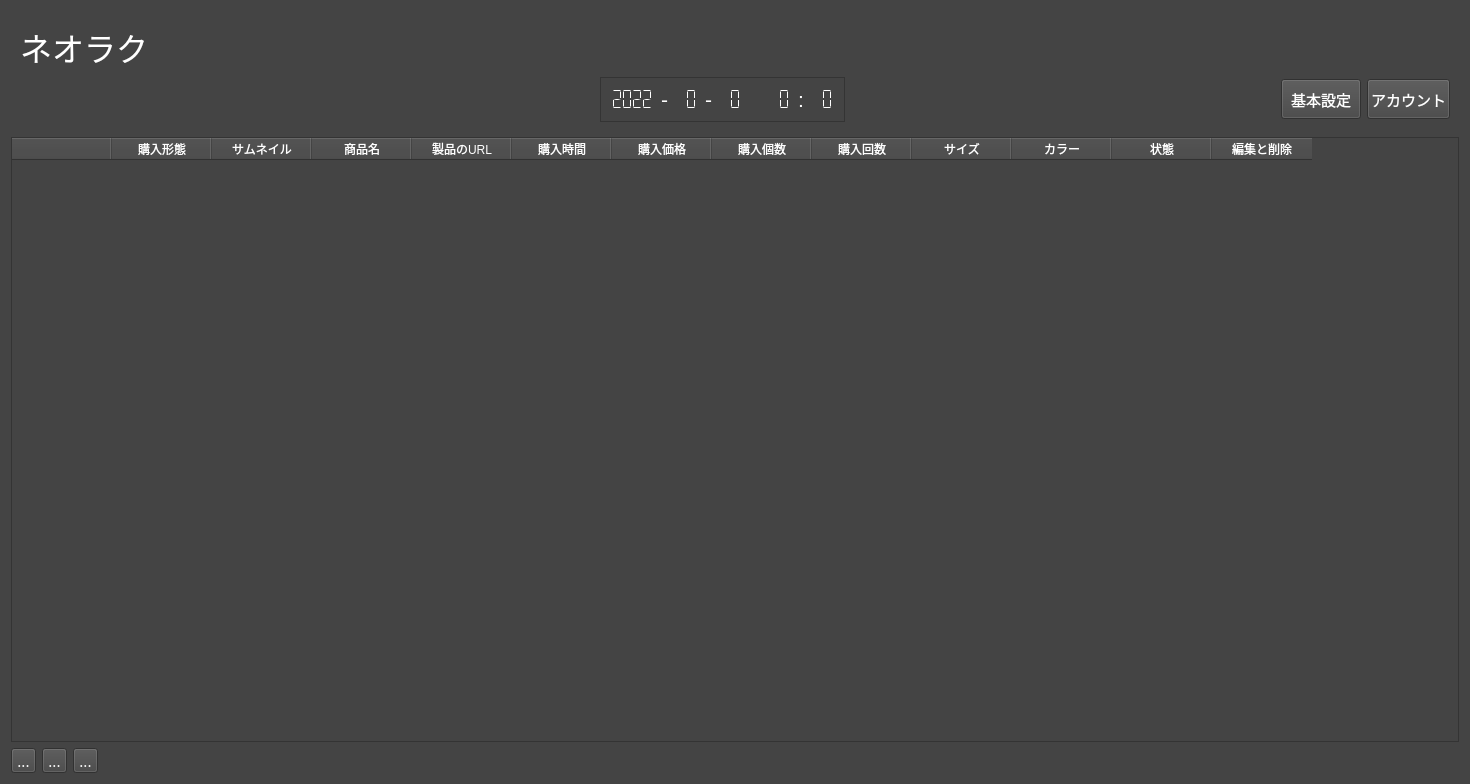
<?xml version="1.0" encoding="UTF-8"?>
<ui version="4.0">
 <class>Form</class>
 <widget class="QWidget" name="Form">
  <property name="geometry">
   <rect>
    <x>0</x>
    <y>0</y>
    <width>1470</width>
    <height>784</height>
   </rect>
  </property>
  <property name="font">
   <font>
    <family>Javanese Text</family>
    <pointsize>11</pointsize>
    <weight>50</weight>
    <italic>false</italic>
    <bold>false</bold>
   </font>
  </property>
  <property name="windowTitle">
   <string>ネオラク</string>
  </property>
  <property name="styleSheet">
   <string notr="true">background-color: rgb(68, 68, 68);
color: rgb(255, 255, 255);
font: 11pt &quot;Javanese Text&quot;;</string>
  </property>
  <layout class="QVBoxLayout" name="verticalLayout_2">
   <item>
    <widget class="QWidget" name="widget" native="true">
     <property name="minimumSize">
      <size>
       <width>0</width>
       <height>120</height>
      </size>
     </property>
     <property name="maximumSize">
      <size>
       <width>16777215</width>
       <height>120</height>
      </size>
     </property>
     <layout class="QVBoxLayout" name="verticalLayout">
      <item>
       <spacer name="verticalSpacer">
        <property name="orientation">
         <enum>Qt::Vertical</enum>
        </property>
        <property name="sizeHint" stdset="0">
         <size>
          <width>20</width>
          <height>40</height>
         </size>
        </property>
       </spacer>
      </item>
      <item>
       <widget class="QLabel" name="label">
        <property name="font">
         <font>
          <family>Javanese Text</family>
          <pointsize>24</pointsize>
          <weight>50</weight>
          <italic>false</italic>
          <bold>false</bold>
         </font>
        </property>
        <property name="styleSheet">
         <string notr="true">font: 24pt &quot;Javanese Text&quot;;</string>
        </property>
        <property name="text">
         <string>ネオラク</string>
        </property>
       </widget>
      </item>
      <item>
       <layout class="QHBoxLayout" name="horizontalLayout">
        <item>
         <spacer name="horizontalSpacer_4">
          <property name="orientation">
           <enum>Qt::Horizontal</enum>
          </property>
          <property name="sizeType">
           <enum>QSizePolicy::Fixed</enum>
          </property>
          <property name="sizeHint" stdset="0">
           <size>
            <width>150</width>
            <height>20</height>
           </size>
          </property>
         </spacer>
        </item>
        <item>
         <spacer name="horizontalSpacer">
          <property name="orientation">
           <enum>Qt::Horizontal</enum>
          </property>
          <property name="sizeHint" stdset="0">
           <size>
            <width>40</width>
            <height>20</height>
           </size>
          </property>
         </spacer>
        </item>
        <item>
         <widget class="QFrame" name="frame">
          <property name="minimumSize">
           <size>
            <width>60</width>
            <height>0</height>
           </size>
          </property>
          <property name="frameShape">
           <enum>QFrame::StyledPanel</enum>
          </property>
          <property name="frameShadow">
           <enum>QFrame::Sunken</enum>
          </property>
          <layout class="QHBoxLayout" name="horizontalLayout_3">
           <item>
            <widget class="QLCDNumber" name="lcdNumber_year">
             <property name="maximumSize">
              <size>
               <width>45</width>
               <height>16777215</height>
              </size>
             </property>
             <property name="font">
              <font>
               <family>Javanese Text</family>
               <pointsize>11</pointsize>
               <weight>50</weight>
               <italic>false</italic>
               <bold>false</bold>
              </font>
             </property>
             <property name="frameShape">
              <enum>QFrame::NoFrame</enum>
             </property>
             <property name="digitCount">
              <number>4</number>
             </property>
             <property name="segmentStyle">
              <enum>QLCDNumber::Flat</enum>
             </property>
             <property name="intValue" stdset="0">
              <number>2022</number>
             </property>
            </widget>
           </item>
           <item>
            <widget class="QLabel" name="label_3">
             <property name="font">
              <font>
               <family>MS Shell Dlg 2</family>
               <pointsize>16</pointsize>
               <weight>9</weight>
               <italic>false</italic>
               <bold>false</bold>
              </font>
             </property>
             <property name="styleSheet">
              <string notr="true">font: 75 16pt &quot;MS Shell Dlg 2&quot;;</string>
             </property>
             <property name="frameShape">
              <enum>QFrame::NoFrame</enum>
             </property>
             <property name="text">
              <string>-</string>
             </property>
            </widget>
           </item>
           <item>
            <widget class="QLCDNumber" name="lcdNumber_month">
             <property name="maximumSize">
              <size>
               <width>25</width>
               <height>16777215</height>
              </size>
             </property>
             <property name="font">
              <font>
               <family>Javanese Text</family>
               <pointsize>11</pointsize>
               <weight>50</weight>
               <italic>false</italic>
               <bold>false</bold>
              </font>
             </property>
             <property name="frameShape">
              <enum>QFrame::NoFrame</enum>
             </property>
             <property name="digitCount">
              <number>2</number>
             </property>
             <property name="segmentStyle">
              <enum>QLCDNumber::Flat</enum>
             </property>
             <property name="intValue" stdset="0">
              <number>0</number>
             </property>
            </widget>
           </item>
           <item>
            <widget class="QLabel" name="label_4">
             <property name="font">
              <font>
               <family>MS Shell Dlg 2</family>
               <pointsize>16</pointsize>
               <weight>9</weight>
               <italic>false</italic>
               <bold>false</bold>
              </font>
             </property>
             <property name="styleSheet">
              <string notr="true">font: 75 16pt &quot;MS Shell Dlg 2&quot;;</string>
             </property>
             <property name="frameShape">
              <enum>QFrame::NoFrame</enum>
             </property>
             <property name="text">
              <string>-</string>
             </property>
            </widget>
           </item>
           <item>
            <widget class="QLCDNumber" name="lcdNumber_day">
             <property name="maximumSize">
              <size>
               <width>25</width>
               <height>16777215</height>
              </size>
             </property>
             <property name="font">
              <font>
               <family>Javanese Text</family>
               <pointsize>11</pointsize>
               <weight>50</weight>
               <italic>false</italic>
               <bold>false</bold>
              </font>
             </property>
             <property name="frameShape">
              <enum>QFrame::NoFrame</enum>
             </property>
             <property name="digitCount">
              <number>2</number>
             </property>
             <property name="segmentStyle">
              <enum>QLCDNumber::Flat</enum>
             </property>
             <property name="intValue" stdset="0">
              <number>0</number>
             </property>
            </widget>
           </item>
           <item>
            <widget class="QLabel" name="label_5">
             <property name="font">
              <font>
               <family>MS Shell Dlg 2</family>
               <pointsize>16</pointsize>
               <weight>9</weight>
               <italic>false</italic>
               <bold>false</bold>
              </font>
             </property>
             <property name="styleSheet">
              <string notr="true">font: 75 16pt &quot;MS Shell Dlg 2&quot;;</string>
             </property>
             <property name="frameShape">
              <enum>QFrame::NoFrame</enum>
             </property>
             <property name="text">
              <string/>
             </property>
            </widget>
           </item>
           <item>
            <widget class="QLCDNumber" name="lcdNumber_hour">
             <property name="maximumSize">
              <size>
               <width>25</width>
               <height>16777215</height>
              </size>
             </property>
             <property name="font">
              <font>
               <family>Javanese Text</family>
               <pointsize>11</pointsize>
               <weight>50</weight>
               <italic>false</italic>
               <bold>false</bold>
              </font>
             </property>
             <property name="frameShape">
              <enum>QFrame::NoFrame</enum>
             </property>
             <property name="digitCount">
              <number>2</number>
             </property>
             <property name="segmentStyle">
              <enum>QLCDNumber::Flat</enum>
             </property>
             <property name="intValue" stdset="0">
              <number>0</number>
             </property>
            </widget>
           </item>
           <item>
            <widget class="QLabel" name="label_2">
             <property name="font">
              <font>
               <family>MS Shell Dlg 2</family>
               <pointsize>16</pointsize>
               <weight>9</weight>
               <italic>false</italic>
               <bold>false</bold>
              </font>
             </property>
             <property name="styleSheet">
              <string notr="true">font: 75 16pt &quot;MS Shell Dlg 2&quot;;</string>
             </property>
             <property name="frameShape">
              <enum>QFrame::NoFrame</enum>
             </property>
             <property name="text">
              <string>:</string>
             </property>
            </widget>
           </item>
           <item>
            <widget class="QLCDNumber" name="lcdNumber_minute">
             <property name="maximumSize">
              <size>
               <width>25</width>
               <height>16777215</height>
              </size>
             </property>
             <property name="font">
              <font>
               <family>Javanese Text</family>
               <pointsize>11</pointsize>
               <weight>50</weight>
               <italic>false</italic>
               <bold>false</bold>
              </font>
             </property>
             <property name="frameShape">
              <enum>QFrame::NoFrame</enum>
             </property>
             <property name="digitCount">
              <number>2</number>
             </property>
             <property name="segmentStyle">
              <enum>QLCDNumber::Flat</enum>
             </property>
             <property name="value" stdset="0">
              <double>0.000000000000000</double>
             </property>
            </widget>
           </item>
          </layout>
         </widget>
        </item>
        <item>
         <spacer name="horizontalSpacer_3">
          <property name="orientation">
           <enum>Qt::Horizontal</enum>
          </property>
          <property name="sizeHint" stdset="0">
           <size>
            <width>40</width>
            <height>20</height>
           </size>
          </property>
         </spacer>
        </item>
        <item>
         <widget class="QPushButton" name="settingButton">
          <property name="minimumSize">
           <size>
            <width>0</width>
            <height>40</height>
           </size>
          </property>
          <property name="maximumSize">
           <size>
            <width>16777215</width>
            <height>40</height>
           </size>
          </property>
          <property name="font">
           <font>
            <family>Javanese Text</family>
            <pointsize>11</pointsize>
            <weight>50</weight>
            <italic>false</italic>
            <bold>false</bold>
           </font>
          </property>
          <property name="cursor">
           <cursorShape>PointingHandCursor</cursorShape>
          </property>
          <property name="text">
           <string>基本設定</string>
          </property>
         </widget>
        </item>
        <item>
         <widget class="QPushButton" name="accountButton">
          <property name="minimumSize">
           <size>
            <width>0</width>
            <height>40</height>
           </size>
          </property>
          <property name="maximumSize">
           <size>
            <width>16777215</width>
            <height>40</height>
           </size>
          </property>
          <property name="cursor">
           <cursorShape>PointingHandCursor</cursorShape>
          </property>
          <property name="text">
           <string>アカウント</string>
          </property>
         </widget>
        </item>
       </layout>
      </item>
     </layout>
    </widget>
   </item>
   <item>
    <widget class="QTableWidget" name="tableWidget">
     <property name="styleSheet">
      <string notr="true"/>
     </property>
     <property name="editTriggers">
      <set>QAbstractItemView::NoEditTriggers</set>
     </property>
     <property name="alternatingRowColors">
      <bool>true</bool>
     </property>
     <property name="selectionMode">
      <enum>QAbstractItemView::NoSelection</enum>
     </property>
     <property name="selectionBehavior">
      <enum>QAbstractItemView::SelectItems</enum>
     </property>
     <column>
      <property name="text">
       <string/>
      </property>
     </column>
     <column>
      <property name="text">
       <string>購入形態</string>
      </property>
     </column>
     <column>
      <property name="text">
       <string>サムネイル</string>
      </property>
     </column>
     <column>
      <property name="text">
       <string>商品名</string>
      </property>
     </column>
     <column>
      <property name="text">
       <string>製品のURL</string>
      </property>
     </column>
     <column>
      <property name="text">
       <string>購入時間</string>
      </property>
     </column>
     <column>
      <property name="text">
       <string>購入価格</string>
      </property>
     </column>
     <column>
      <property name="text">
       <string>購入個数</string>
      </property>
     </column>
     <column>
      <property name="text">
       <string>購入回数</string>
      </property>
     </column>
     <column>
      <property name="text">
       <string>サイズ</string>
      </property>
     </column>
     <column>
      <property name="text">
       <string>カラー</string>
      </property>
     </column>
     <column>
      <property name="text">
       <string>状態</string>
      </property>
     </column>
     <column>
      <property name="text">
       <string>編集と削除</string>
      </property>
     </column>
    </widget>
   </item>
   <item>
    <layout class="QHBoxLayout" name="horizontalLayout_2">
     <item>
      <widget class="QToolButton" name="toolButton">
       <property name="sizePolicy">
        <sizepolicy hsizetype="Fixed" vsizetype="Fixed">
         <horstretch>25</horstretch>
         <verstretch>25</verstretch>
        </sizepolicy>
       </property>
       <property name="minimumSize">
        <size>
         <width>25</width>
         <height>25</height>
        </size>
       </property>
       <property name="maximumSize">
        <size>
         <width>25</width>
         <height>25</height>
        </size>
       </property>
       <property name="text">
        <string>...</string>
       </property>
      </widget>
     </item>
     <item>
      <widget class="QToolButton" name="toolButton_2">
       <property name="sizePolicy">
        <sizepolicy hsizetype="Fixed" vsizetype="Fixed">
         <horstretch>25</horstretch>
         <verstretch>25</verstretch>
        </sizepolicy>
       </property>
       <property name="minimumSize">
        <size>
         <width>25</width>
         <height>25</height>
        </size>
       </property>
       <property name="maximumSize">
        <size>
         <width>25</width>
         <height>25</height>
        </size>
       </property>
       <property name="text">
        <string>...</string>
       </property>
      </widget>
     </item>
     <item>
      <widget class="QToolButton" name="toolButton_3">
       <property name="sizePolicy">
        <sizepolicy hsizetype="Fixed" vsizetype="Fixed">
         <horstretch>25</horstretch>
         <verstretch>25</verstretch>
        </sizepolicy>
       </property>
       <property name="minimumSize">
        <size>
         <width>25</width>
         <height>25</height>
        </size>
       </property>
       <property name="maximumSize">
        <size>
         <width>25</width>
         <height>25</height>
        </size>
       </property>
       <property name="text">
        <string>...</string>
       </property>
      </widget>
     </item>
     <item>
      <spacer name="horizontalSpacer_2">
       <property name="orientation">
        <enum>Qt::Horizontal</enum>
       </property>
       <property name="sizeHint" stdset="0">
        <size>
         <width>40</width>
         <height>20</height>
        </size>
       </property>
      </spacer>
     </item>
    </layout>
   </item>
  </layout>
 </widget>
 <resources/>
 <connections>
  <connection>
   <sender>settingButton</sender>
   <signal>clicked()</signal>
   <receiver>Form</receiver>
   <slot>setting()</slot>
   <hints>
    <hint type="sourcelabel">
     <x>1150</x>
     <y>40</y>
    </hint>
    <hint type="destinationlabel">
     <x>662</x>
     <y>264</y>
    </hint>
   </hints>
  </connection>
  <connection>
   <sender>accountButton</sender>
   <signal>clicked()</signal>
   <receiver>Form</receiver>
   <slot>account()</slot>
   <hints>
    <hint type="sourcelabel">
     <x>1260</x>
     <y>40</y>
    </hint>
    <hint type="destinationlabel">
     <x>662</x>
     <y>264</y>
    </hint>
   </hints>
  </connection>
  <connection>
   <sender>tableWidget</sender>
   <signal>cellDoubleClicked(int,int)</signal>
   <receiver>Form</receiver>
   <slot>cell_dbclick(int,int)</slot>
   <hints>
    <hint type="sourcelabel">
     <x>734</x>
     <y>438</y>
    </hint>
    <hint type="destinationlabel">
     <x>734</x>
     <y>391</y>
    </hint>
   </hints>
  </connection>
 </connections>
 <slots>
  <slot>setting()</slot>
  <slot>account()</slot>
  <slot>cell_dbclick(int,int)</slot>
 </slots>
</ui>
